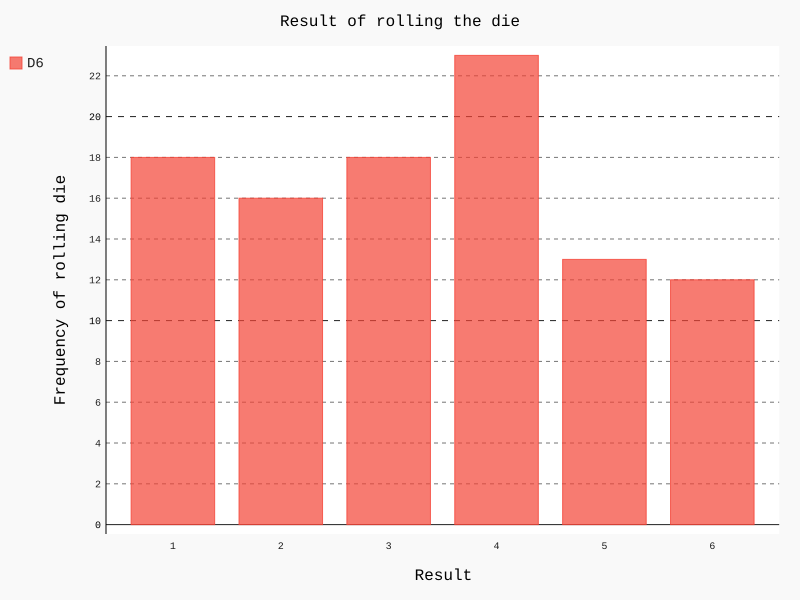

Write Python code to recreate this figure.
import pygal
from die import Die
di=Die()#single die

"""make multiple rolls"""
store=[]
for i in range(100):
    result=di.roll_me()
    store.append(result)

frequency=[]
"""analyze the result"""
for value in range(1,di.num_die+1):
    fre=store.count(value)
    frequency.append(fre)
    #visualization of the data
hist=pygal.Bar()
hist.title="Result of rolling the die"
hist.x_labels=['1','2','3','4','5','6']
hist.x_title="Result"
hist.y_title="Frequency of rolling die"
hist.add('D6',frequency )
hist.render_to_file('dierun.svg')
